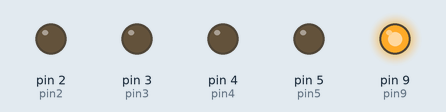
A sketch run on a simulated Arduino Uno, built with avr-gcc and run on an emulated ATmega328P. Shown: output pins drawn as LEDs (lit = HIGH).

Above: at 0.5 s.
At 1.5 s:
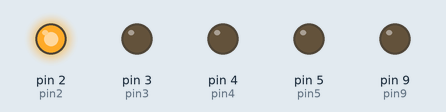
At 2.5 s:
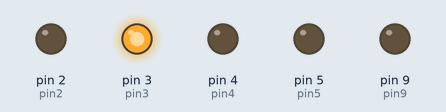
At 3.5 s:
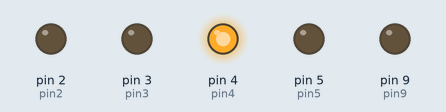
At 4.5 s:
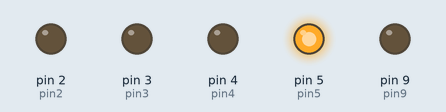
Timing chart, 0 to 6.5 s (numbered marks = the images above):
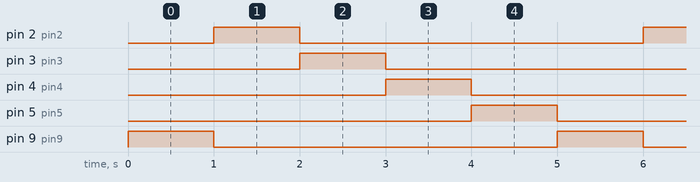

The sketch:

sketch_jul25a.ino
```cpp
int pin2 = 2;
int pin3 = 3;
int pin4 = 4;
int pin5 = 5;
int pin9 = 9;
int waitTime = 1000;

void setup() {
  // put your setup code here, to run once:
  pinMode(pin2, OUTPUT);
  pinMode(pin3, OUTPUT);
  pinMode(pin4, OUTPUT);
  pinMode(pin5, OUTPUT);
  pinMode(pin9, OUTPUT);
}

void loop() {
  // put your main code here, to run repeatedly:
  digitalWrite(pin2, LOW);
  digitalWrite(pin3, LOW);
  digitalWrite(pin4, LOW);
  digitalWrite(pin5, LOW);
  digitalWrite(pin9, HIGH);
  delay(waitTime);

  digitalWrite(pin2, HIGH);
  digitalWrite(pin3, LOW);
  digitalWrite(pin4, LOW);
  digitalWrite(pin5, LOW);
  digitalWrite(pin9, LOW);
  delay(waitTime);

  digitalWrite(pin2, LOW);
  digitalWrite(pin3, HIGH);
  digitalWrite(pin4, LOW);
  digitalWrite(pin5, LOW);
  digitalWrite(pin9, LOW);
  delay(waitTime);

  digitalWrite(pin2, LOW);
  digitalWrite(pin3, LOW);
  digitalWrite(pin4, HIGH);
  digitalWrite(pin5, LOW);
  digitalWrite(pin9, LOW);
  delay(waitTime);

  digitalWrite(pin2, LOW);
  digitalWrite(pin3, LOW);
  digitalWrite(pin4, LOW);
  digitalWrite(pin5, HIGH);
  digitalWrite(pin9, LOW);
  delay(waitTime);
}
```

Measured:
- by itself, pin 2 (pin2), pin 3 (pin3), pin 4 (pin4), pin 5 (pin5), pin 9 (pin9): alternates HIGH for 1.0 s and LOW for 4.0 s
- by itself, everything shown: repeats every 5.0 s, in 5 steps
